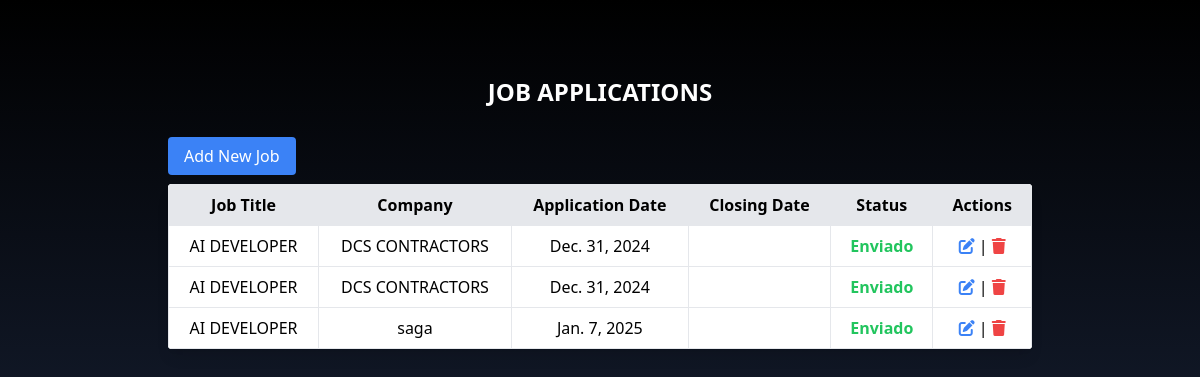
The app's page /, older data.
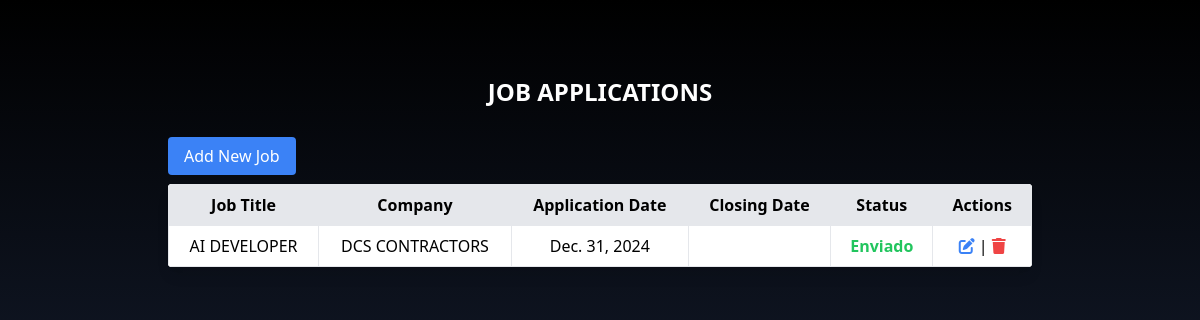
The same page, newer data.
### job_app/models.py (models this page shows, shortened)
class JobApplication(models.Model):
    STATUS_CHOICES = [
        ('sent', 'Enviado'),
        ('in_progress', 'En proceso'),
        ('completed', 'Finalizado'),
    ]
    job_title = models.CharField(max_length=255)
    company_name = models.CharField(max_length=255)
    requirements = models.TextField(blank=True, null=True)
    contact_name = models.CharField(max_length=255, blank=True, null=True)
    contact_phone = models.CharField(max_length=15, blank=True, null=True)
    application_date = models.DateField()
    closing_date = models.DateField(blank=True, null=True)
    notes = models.TextField(blank=True, null=True)
    status = models.CharField(
        max_length=20,
        choices=STATUS_CHOICES,
        default='sent'
    )  # Nuevo campo de estado

### job_app/views.py (the view)
# urls.py: 2. Add a URL to urlpatterns:  path('', views.home, name='home')
def home(request):
    jobs = JobApplication.objects.all().order_by('application_date')
    return render(request, 'home.html', {'jobs': jobs})

### job_app/templates/home.html (shortened to what this page needs)
{% extends "layout/_base.html" %}
{% block content %}
<div class="flex justify-center items-center w-full wallpaper">
    <div class="container mx-auto p-4 max-w-4xl">
        <h1 class="text-2xl font-bold mb-4 text-white text-center uppercase p-5">Job Applications</h1>
        <a href="{% url 'job_create' %}" class="bg-blue-500 text-white px-4 py-2 rounded hover:bg-blue-600 w-40 text-center">Add New Job</a>
        <div class="mt-4 bg-white rounded overflow-hidden shadow-lg">
            <div class="overflow-y-auto max-h-60">
                <table class="min-w-full bg-white">
                    <thead>
                        <tr>
                            <th class="border px-4 py-2 sticky top-0 bg-gray-200">Job Title</th>
                            <th class="border px-4 py-2 sticky top-0 bg-gray-200">Company</th>
                            <th class="border px-4 py-2 sticky top-0 bg-gray-200">Application Date</th>
                            <th class="border px-4 py-2 sticky top-0 bg-gray-200">Closing Date</th>
                            <th class="border px-4 py-2 sticky top-0 bg-gray-200">Status</th>
                            <th class="border px-4 py-2 sticky top-0 bg-gray-200">Actions</th>
                        </tr>
                    </thead>
                    <tbody>
                        {% for job in jobs %}
                        <tr class="text-center">
                            <td class="border px-4 py-2">{{ job.job_title }}</td>
                            <td class="border px-4 py-2">{{ job.company_name }}</td>
                            <td class="border px-4 py-2">{{ job.application_date }}</td>
                            <td class="border px-4 py-2">
                            </td>
                            <td class="border px-4 py-2">
                                {% if job.get_status_display == "Enviado" %}
                                <span class="text-green-500 font-bold">Enviado</span>
                                {% elif job.get_status_display == "En proceso" %}
                                <span class="text-indigo-600 font-bold">En proceso</span>
                                {% else %}
                                <span class="text-red-500 font-bold">Finalizado</span>
                                {% endif %}
                            </td>
                            <td class="border px-4 py-2">
                                <a href="{% url 'job_update' job.pk %}" class="text-blue-500"><i class="fa-solid fa-pen-to-square"></i></a> |
                                <a href="#" onclick="openDeleteModal({{ job.id }}, '{{ job.job_title }}')" class="text-red-500"><i class="fa-solid fa-trash"></i></a>
                            </td>
                        </tr>
                        {% endfor %}
                    </tbody>
                </table>
            </div>
        </div>
    </div>
</div>
{% endblock content %}

Row changes from the older to the newer data that the page shows:
removed JobApplication: job_title "AI DEVELOPER", company_name "DCS CONTRACTORS", application_date "Dec. 31, 2024", status "Enviado"
removed JobApplication: job_title "AI DEVELOPER", company_name "saga", application_date "Jan. 7, 2025", status "Enviado"
